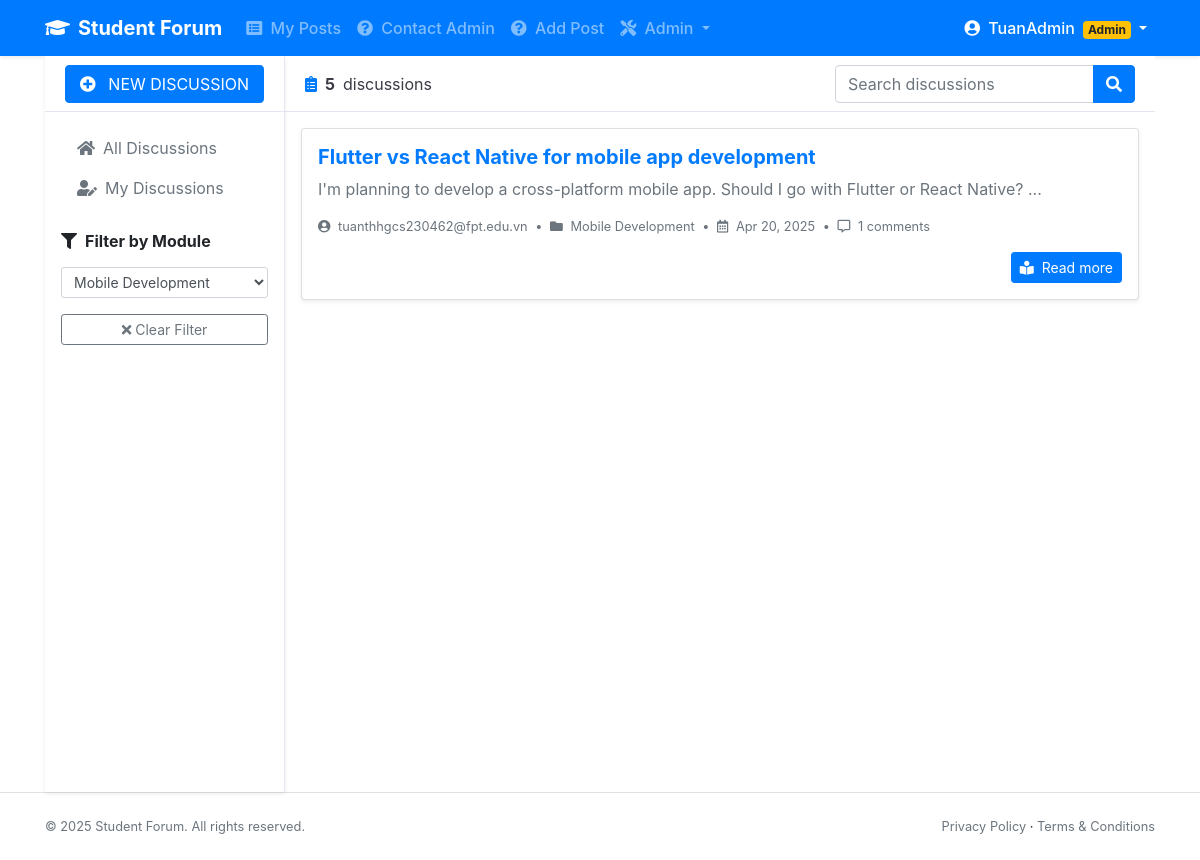
Page /public/index.php?module_id=14 (signed in) on the committed database.
### tables this page shows
CREATE TABLE `posts` (
  `post_id` int(11) NOT NULL,
  `user_id` int(11) DEFAULT NULL,
  `module_id` int(11) DEFAULT NULL,
  `title` varchar(255) NOT NULL,
  `content` text NOT NULL,
  `image` varchar(255) DEFAULT NULL,
  `created_at` timestamp NOT NULL DEFAULT current_timestamp()
);

CREATE TABLE `users` (
  `user_id` int(11) NOT NULL,
  `username` varchar(50) NOT NULL,
  `email` varchar(100) NOT NULL,
  `password` varchar(255) NOT NULL,
  `role` enum('admin','student') DEFAULT 'student',
  `created_at` timestamp NOT NULL DEFAULT current_timestamp()
);

CREATE TABLE `modules` (
  `module_id` int(11) NOT NULL,
  `module_name` varchar(100) NOT NULL,
  `created_at` timestamp NOT NULL DEFAULT current_timestamp()
);

### app/models/Post.php (called while the page is built, shortened)
<?php
class Post {
    private $pdo;
    public function __construct() {
        $database = new Database();
        $this->pdo = $database->connect();
    }
    public function getPostsByModule($module_id) {
        $stmt = $this->pdo->prepare("SELECT posts.*, users.username, modules.module_name
                                    FROM posts
                                    JOIN users ON posts.user_id = users.user_id
                                    JOIN modules ON posts.module_id = modules.module_id
                                    WHERE posts.module_id = ?
                                    ORDER BY posts.created_at DESC");
        $stmt->execute([$module_id]);
        return $stmt->fetchAll();
    }
}
?>

### config/database.php (called while the page is built, shortened)
<?php
class Database {
    private $host = "localhost";
    private $db_name = "student_forum";
    private $username = "root";
    private $password = "";
    public function connect() {
        try {
            $dsn = "mysql:host=" . $this->host . ";dbname=" . $this->db_name . ";charset=utf8mb4";
            $options = [
                PDO::ATTR_ERRMODE => PDO::ERRMODE_EXCEPTION,
                PDO::ATTR_DEFAULT_FETCH_MODE => PDO::FETCH_ASSOC,
                PDO::ATTR_EMULATE_PREPARES => false,
            ];
            $this->conn = new PDO($dsn, $this->username, $this->password, $options);
            return $this->conn;
        } catch (PDOException $e) {
            error_log("Database Connection Error: " . $e->getMessage(), 0);
            throw new Exception("Connection failed. Please try again later.");
        } catch (Exception $e) {
            error_log("General Error: " . $e->getMessage(), 0);
            throw new Exception("An error occurred. Please try again later.");
        }
    }
}
?>

### app/controllers/PostController.php (called while the page is built, shortened)
<?php
class PostController {
    private $postModel;
    public function __construct() {
        $this->postModel = new Post();
    }
    public function getFilteredPosts($searchTerm = '', $module_id = '') {
        if (!empty($module_id) && empty($searchTerm)) {
            return $this->postModel->getPostsByModule($module_id);
        }
        $posts = !empty($searchTerm)
            ? $this->searchPosts($searchTerm)
            : $this->getAllPosts();
        return $posts;
    }
}
?>

### app/models/Comment.php (called while the page is built, shortened)
<?php
class Comment {
    private $pdo;
    public function __construct() {
        $database = new Database();
        $this->pdo = $database->connect();
    }
    public function countCommentsByPostId($post_id) {
        $stmt = $this->pdo->prepare("SELECT COUNT(*) FROM comments WHERE post_id = ?");
        $stmt->execute([$post_id]);
        return $stmt->fetchColumn();
    }
}

### app/controllers/CommentController.php (called while the page is built, shortened)
<?php
class CommentController {
    private $commentModel;
    public function __construct() {
        $this->commentModel = new Comment();
    }
    public function countCommentsByPostId($post_id) {
        return $this->commentModel->countCommentsByPostId($post_id);
    }
}
?>

### public/index.php (shortened to what this page needs)
<?php include ROOT_PATH . '/app/views/components/header.php'; ?>
<div class="container">
    <div class="main-body p-0">
        <div class="inner-wrapper">
            <?php include ROOT_PATH . '/app/views/components/sidebar.php'; ?>
            <div class="inner-main">
                <?php include ROOT_PATH . '/app/views/components/main_header.php'; ?>
                <div class="inner-main-body p-2 p-sm-3 forum-content fade-in">
                    <?php
                    $postController = new PostController();
                    $search = isset($_GET['search']) ? trim($_GET['search']) : '';
                    $module_id = isset($_GET['module_id']) ? $_GET['module_id'] : '';
                    $posts = $postController->getFilteredPosts($search, $module_id);
                    if (!empty($posts)) {
                        foreach ($posts as $post) {
                            include ROOT_PATH . '/app/views/post/post_item.php';
                        }
                    }
                    ?>
                </div>
            </div>
        </div>
    </div>
</div>
<?php include ROOT_PATH . '/app/views/components/footer.php'; ?>

### app/views/post/post_item.php (shortened to what this page needs)
<div class="card forum-card mb-3">
    <div class="card-body p-3">
        <div class="d-flex flex-column">
            <h5 class="mb-2">
                <a href="/student_forum/app/views/post/post_detail.php?id=<?= $post['post_id']; ?>" class="text-primary font-weight-bold">
                    <?= $post["title"]; ?>
                </a>
            </h5>
            <p class="text-secondary mb-2">
                <?= strip_tags(substr($post["content"], 0, 100)) . (strlen($post["content"]) > 100 ? '...' : ''); ?>
            </p>
            <div class="d-flex justify-content-between align-items-center mt-2">
                <div class="post-meta text-muted small">
                    <span data-toggle="tooltip" title="Author">
                        <i class="fas fa-user-circle mr-1"></i> <?= htmlspecialchars($post["username"]); ?>
                    </span>
                    <span class="mx-1">•</span>
                    <span data-toggle="tooltip" title="Module">
                        <i class="fas fa-folder mr-1"></i> <?= htmlspecialchars($post["module_name"]); ?>
                    </span>
                    <span class="mx-1">•</span>
                    <span data-toggle="tooltip" title="Posted date">
                        <i class="far fa-calendar-alt mr-1"></i> <?= date('M j, Y', strtotime($post["created_at"])); ?>
                    </span>
                    <?php
                    $commentController = new CommentController();
                    $commentCount = $commentController->countCommentsByPostId($post['post_id']);
                    ?>
                    <span class="mx-1">•</span>
                    <span data-toggle="tooltip" title="Comments">
                        <i class="far fa-comment-alt mr-1"></i> <?= $commentCount ?> comments
                    </span>
                </div>
            </div>
            <div class="d-flex justify-content-end mt-3">
                <a href="/student_forum/app/views/post/post_detail.php?id=<?= $post['post_id']; ?>" class="btn btn-sm btn-primary">
                    <i class="fas fa-book-reader mr-1"></i> Read more
                </a>
            </div>
        </div>
    </div>
</div>

### public/assets/css/styles.css (style rules this page uses)
:root { --primary-color: #007bff; --primary-hover: #0056b3; --secondary-color: #6c757d; --light-bg: #f8f9fc; --white: #ffffff; --border-color: #e3e6f0; --text-color: #3a3b45; --text-muted: #858796; --shadow-sm: 0 0.125rem 0.25rem rgba(0, 0, 0, 0.075); --shadow: 0 0.15rem 1.75rem 0 rgba(58, 59, 69, 0.15); --radius: 0.35rem; }
body { color: var(--text-color); text-align: left; background-color: var(--light-bg); font-family: 'Nunito', -apple-system, BlinkMacSystemFont, "Segoe UI", Roboto, "Helvetica Neue", Arial, sans-serif; line-height: 1.6; }
h1, h2, h3, h4, h5, h6 { font-weight: 600; margin-bottom: 0.5rem; }
.card { border: none; border-radius: var(--radius); box-shadow: var(--shadow-sm); margin-bottom: 1.5rem; background-color: var(--white); }
.card-body { flex: 1 1 auto; min-height: 1px; padding: 1.25rem; }
.btn { border-radius: var(--radius); padding: 0.375rem 1rem; font-weight: 500; transition: all 0.15s ease-in-out; }
.btn-primary { background-color: var(--primary-color); border-color: var(--primary-color); }
.inner-wrapper { position: relative; height: calc(100vh - 4rem); transition: transform 0.3s; }
.inner-main, .inner-sidebar { position: absolute; top: 0; bottom: 0; display: flex; flex-direction: column; }
.inner-main { right: 0; left: 240px; }
.inner-main-body, .inner-sidebar-body { padding: 1.25rem; overflow-y: auto; position: relative; flex: 1 1 auto; }
.forum-card { border: none; border-radius: var(--radius); margin-bottom: 1rem; }
.fade-in { animation: fadeIn 0.5s ease-in-out; }
.text-primary { color: var(--primary-color) !important; }

### rows in the picture
posts: title "Flutter vs React Native for mobile app development", content "I'm planning to develop a cross-platform mobile app. Should I go with Flutter or React Native?", user.username "tuanthhgcs230462@fpt.edu.vn", module.module_name "Mobile Development", created_at "Apr 20, 2025", commentCount "1"

### other values in the picture
$_SESSION['username'] "TuanAdmin"
$postCount "5"
form field module_id "Mobile Development"
